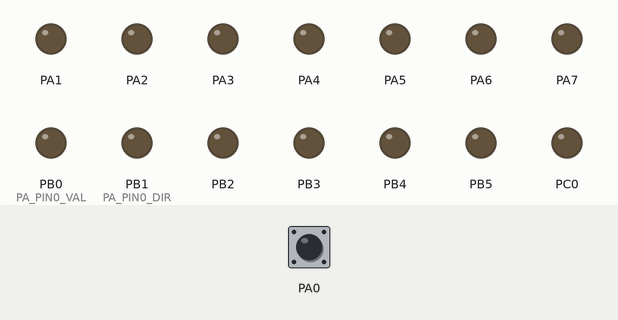
This program was run on a simulated ATmega32, built with avr-gcc and emulated at 1 MHz. On the bench: output pins drawn as LEDs (lit = HIGH). The inputs (shaded band) are chosen by the test bench; at power-on: PA0 HIGH.

Above: at 1.2 s.
1.3 s: PA0 pulled LOW for 0.15 s
At 2.4 s:
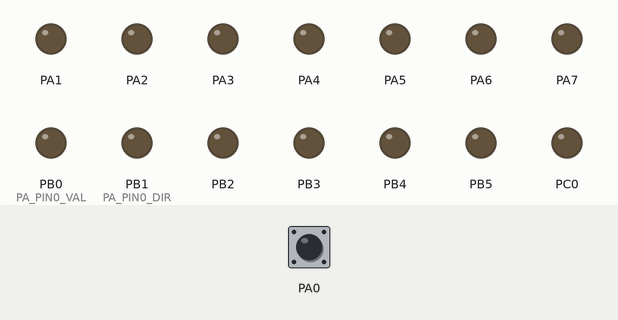
3.0 s: PA0 pulled LOW for 3.2 s
At 3.8 s:
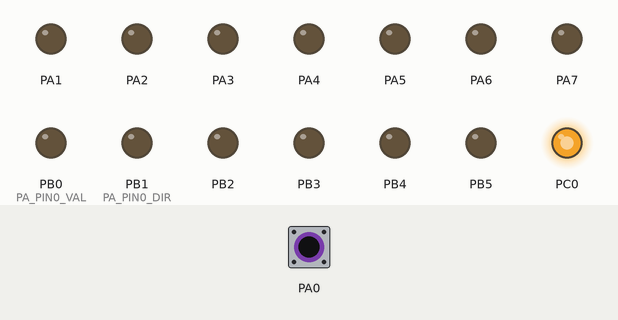
Timing chart, 0 to 7.7 s (numbered marks = the images above; inputs shaded):
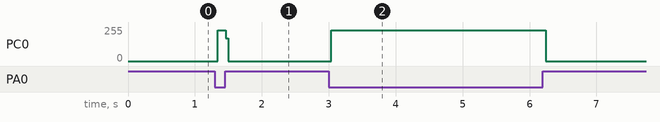

The program:

main.c
```c
/*
 * main.c
 *
 *  Created on: Aug 21, 2024
 *      Author: abdullahalazhary
 */
#include "../include/LIB/STDtypes.h"
#include "../include/LIB/Error_State.h"
#include "../include/MCAL/DIO/DIO_int.h"


int main (void)
{
	DIO_enumPortInit ();

	DIO_enumSetPinDirection (DIO_PORTA,DIO_PIN0,INPUT);
	DIO_enumSetPinDirection (DIO_PORTC,DIO_PIN0,OUTPUT);

	DIO_enumSetPinValue (DIO_PORTA,DIO_PIN0,PULL_UP);

	u8 button=0;
	while (1)
	{
		DIO_enumGetPinValue (DIO_PORTA,DIO_PIN0,&button);
		if (button==0)
		{
			DIO_enumSetPinValue (DIO_PORTC,DIO_PIN0,HIGH);
		}
		else
		{
			DIO_enumSetPinValue (DIO_PORTC,DIO_PIN0,LOW);
		}
	}
	return 0;
}
```

BITMATH.h
```c
#ifndef BITMATH_H
#define BITMATH_H

#define SET_BIT(X,BIT_NUM) X|=(1<<BIT_NUM)
#define CLEAR_BIT(X,BIT_NUM) X&=~(1<<BIT_NUM)
#define READ_BIT(X,BIT_NUM) ((X>>BIT_NUM)&1)
#define TOGGLE_BIT(X,BIT_NUM) X^=(1<<BIT_NUM)

#endif
```

Error_State.h
```c
/*
 * Error_State.h
 *
 *  Created on: Aug 16, 2024
 *      Author: abdullahalazhary
 */

#ifndef ERROR_STATE_H_
#define ERROR_STATE_H_

typedef enum
{
	ES_NOK,
	ES_OK,
	ES_NULL_POINTER,
	ES_OUT_OF_RANGE,
}ES_T;

#endif /* ERROR_STATE_H_ */
```

STDtypes.h
```c
#ifndef STDTYPES_H
#define STDTYPES_H

typedef char s8;
typedef short int s16;
typedef int s32;
typedef long long int s64;

typedef unsigned char u8;
typedef unsigned short int u16;
typedef unsigned int u32;
typedef unsigned long long int u64;

typedef float f32;
typedef double f64;
typedef long double f128;

#define NULL ((void *)0)

#endif
```

DIO_config.h
```c
/*
 * DIO_config.h
 *
 *  Created on: Aug 16, 2024
 *      Author: abdullahalazhary
 */

#ifndef DIO_CONFIG_H_
#define DIO_CONFIG_H_

#define PA_PIN0_DIR OUTPUT          // INPUT or OUTPUT
#define PA_PIN1_DIR OUTPUT          // INPUT or OUTPUT
#define PA_PIN2_DIR OUTPUT          // INPUT or OUTPUT
#define PA_PIN3_DIR OUTPUT          // INPUT or OUTPUT
#define PA_PIN4_DIR OUTPUT          // INPUT or OUTPUT
#define PA_PIN5_DIR OUTPUT          // INPUT or OUTPUT
#define PA_PIN6_DIR OUTPUT          // INPUT or OUTPUT
#define PA_PIN7_DIR OUTPUT          // INPUT or OUTPUT

#define PB_PIN0_DIR OUTPUT          // INPUT or OUTPUT
#define PB_PIN1_DIR OUTPUT          // INPUT or OUTPUT
#define PB_PIN2_DIR OUTPUT          // INPUT or OUTPUT
#define PB_PIN3_DIR OUTPUT          // INPUT or OUTPUT
#define PB_PIN4_DIR OUTPUT          // INPUT or OUTPUT
#define PB_PIN5_DIR OUTPUT          // INPUT or OUTPUT
#define PB_PIN6_DIR OUTPUT          // INPUT or OUTPUT
#define PB_PIN7_DIR OUTPUT          // INPUT or OUTPUT

#define PC_PIN0_DIR OUTPUT          // INPUT or OUTPUT
#define PC_PIN1_DIR OUTPUT          // INPUT or OUTPUT
#define PC_PIN2_DIR OUTPUT          // INPUT or OUTPUT
#define PC_PIN3_DIR OUTPUT          // INPUT or OUTPUT
#define PC_PIN4_DIR OUTPUT          // INPUT or OUTPUT
#define PC_PIN5_DIR OUTPUT          // INPUT or OUTPUT
#define PC_PIN6_DIR OUTPUT          // INPUT or OUTPUT
#define PC_PIN7_DIR OUTPUT          // INPUT or OUTPUT

#define PD_PIN0_DIR OUTPUT          // INPUT or OUTPUT
#define PD_PIN1_DIR OUTPUT          // INPUT or OUTPUT
#define PD_PIN2_DIR OUTPUT          // INPUT or OUTPUT
#define PD_PIN3_DIR OUTPUT          // INPUT or OUTPUT
#define PD_PIN4_DIR OUTPUT          // INPUT or OUTPUT
#define PD_PIN5_DIR OUTPUT          // INPUT or OUTPUT
#define PD_PIN6_DIR OUTPUT          // INPUT or OUTPUT
#define PD_PIN7_DIR OUTPUT          // INPUT or OUTPUT

#define PA_PIN0_VAL LOW         // LOW or HIGH for INPUT & FLOUT or PULL_UP for OUTPUT
#define PA_PIN1_VAL LOW         // LOW or HIGH for INPUT & FLOUT or PULL_UP for OUTPUT
#define PA_PIN2_VAL LOW         // LOW or HIGH for INPUT & FLOUT or PULL_UP for OUTPUT
#define PA_PIN3_VAL LOW         // LOW or HIGH for INPUT & FLOUT or PULL_UP for OUTPUT
#define PA_PIN4_VAL LOW         // LOW or HIGH for INPUT & FLOUT or PULL_UP for OUTPUT
#define PA_PIN5_VAL LOW         // LOW or HIGH for INPUT & FLOUT or PULL_UP for OUTPUT
#define PA_PIN6_VAL LOW         // LOW or HIGH for INPUT & FLOUT or PULL_UP for OUTPUT
#define PA_PIN7_VAL LOW         // LOW or HIGH for INPUT & FLOUT or PULL_UP for OUTPUT

#define PB_PIN0_VAL LOW         // LOW or HIGH for INPUT & FLOUT or PULL_UP for OUTPUT
#define PB_PIN1_VAL LOW         // LOW or HIGH for INPUT & FLOUT or PULL_UP for OUTPUT
#define PB_PIN2_VAL LOW         // LOW or HIGH for INPUT & FLOUT or PULL_UP for OUTPUT
#define PB_PIN3_VAL LOW         // LOW or HIGH for INPUT & FLOUT or PULL_UP for OUTPUT
#define PB_PIN4_VAL LOW         // LOW or HIGH for INPUT & FLOUT or PULL_UP for OUTPUT
#define PB_PIN5_VAL LOW         // LOW or HIGH for INPUT & FLOUT or PULL_UP for OUTPUT
#define PB_PIN6_VAL LOW         // LOW or HIGH for INPUT & FLOUT or PULL_UP for OUTPUT
#define PB_PIN7_VAL LOW         // LOW or HIGH for INPUT & FLOUT or PULL_UP for OUTPUT

#define PC_PIN0_VAL LOW         // LOW or HIGH for INPUT & FLOUT or PULL_UP for OUTPUT
#define PC_PIN1_VAL LOW         // LOW or HIGH for INPUT & FLOUT or PULL_UP for OUTPUT
#define PC_PIN2_VAL LOW         // LOW or HIGH for INPUT & FLOUT or PULL_UP for OUTPUT
#define PC_PIN3_VAL LOW         // LOW or HIGH for INPUT & FLOUT or PULL_UP for OUTPUT
#define PC_PIN4_VAL LOW         // LOW or HIGH for INPUT & FLOUT or PULL_UP for OUTPUT
#define PC_PIN5_VAL LOW         // LOW or HIGH for INPUT & FLOUT or PULL_UP for OUTPUT
#define PC_PIN6_VAL LOW         // LOW or HIGH for INPUT & FLOUT or PULL_UP for OUTPUT
#define PC_PIN7_VAL LOW         // LOW or HIGH for INPUT & FLOUT or PULL_UP for OUTPUT

#define PD_PIN0_VAL LOW         // LOW or HIGH for INPUT & FLOUT or PULL_UP for OUTPUT
#define PD_PIN1_VAL LOW         // LOW or HIGH for INPUT & FLOUT or PULL_UP for OUTPUT
#define PD_PIN2_VAL LOW         // LOW or HIGH for INPUT & FLOUT or PULL_UP for OUTPUT
#define PD_PIN3_VAL LOW         // LOW or HIGH for INPUT & FLOUT or PULL_UP for OUTPUT
#define PD_PIN4_VAL LOW         // LOW or HIGH for INPUT & FLOUT or PULL_UP for OUTPUT
#define PD_PIN5_VAL LOW         // LOW or HIGH for INPUT & FLOUT or PULL_UP for OUTPUT
#define PD_PIN6_VAL LOW         // LOW or HIGH for INPUT & FLOUT or PULL_UP for OUTPUT
#define PD_PIN7_VAL LOW

#endif /* DIO_CONFIG_H_ */
```

DIO_int.h
```c
/*
 * DIO_init.h
 *
 *  Created on: Aug 16, 2024
 *      Author: abdullahalazhary
 */

//Copy_u8PortID: DIO_PORTA or DIO_PORTB or DIO_PORTC or DIO_PORTD
//Copy_u8Direction: INPUT or OUTPUT for Pin & from 0 to 255 for Port
//Copy_u8Value: (HIGH or LOW for INPUT & FLOAT or PULL_UP for OUTPUT) for Pin & (from 0 to 255 for INPUT or OUTPUT) for Port
//Copy_u8PinID: DIO_PIN0 or DIO_PIN1 or DIO_PIN2 or DIO_PIN3 or DIO_PIN4 or DIO_PIN5 or DIO_PIN6 or DIO_PIN7
//INPUT=0 ,OUTPUT=1
//LOW=0  ,HIGH=1
//FLOAT=0 ,PULL_UP=1

#ifndef DIO_INIT_H_
#define DIO_INIT_H_

#include "DIO_priv.h"

ES_T DIO_enumPortInit (void);

ES_T DIO_enumSetPortDirection (u8 Copy_u8PortID,u8 Copy_u8Direction);
ES_T DIO_enumSetPortValue (u8 Copy_u8PortID,u8 Copy_u8Value);
ES_T DIO_enumTogglePortDirection (u8 Copy_u8PortID);
ES_T DIO_enumTogglePortValue (u8 Copy_u8PortID);
ES_T DIO_enumGetPortDirection (u8 Copy_u8PortID,u8 *Copy_pu8Direction);
ES_T DIO_enumGetPortValue (u8 Copy_u8PortID,u8 *Copy_pu8Value);

ES_T DIO_enumSetPinDirection (u8 Copy_u8PortID,u8 Copy_u8PinID,u8 Copy_u8Direction);
ES_T DIO_enumSetPinValue (u8 Copy_u8PortID,u8 Copy_u8PinID,u8 Copy_u8Value);
ES_T DIO_enumTogglePinDirection (u8 Copy_u8PortID,u8 Copy_u8PinID);
ES_T DIO_enumTogglePinValue (u8 Copy_u8PortID,u8 Copy_u8PinID);
ES_T DIO_enumGetPinDirection (u8 Copy_u8PortID,u8 Copy_u8PinID,u8 *Copy_pu8Direction);
ES_T DIO_enumGetPinValue (u8 Copy_u8PortID,u8 Copy_u8PinID,u8 *Copy_pu8Value);

#endif /* DIO_INIT_H_ */
```

DIO_priv.h
```c
/*
 * DIO_priv.h
 *
 *  Created on: Aug 16, 2024
 *      Author: abdullahalazhary
 */

#ifndef DIO_PRIV_H_
#define DIO_PRIV_H_

#define DIO_PORTA	0
#define DIO_PORTB 	1
#define DIO_PORTC 	2
#define DIO_PORTD 	3

#define DIO_PIN0	0
#define DIO_PIN1	1
#define DIO_PIN2	2
#define DIO_PIN3	3
#define DIO_PIN4 	4
#define DIO_PIN5 	5
#define DIO_PIN6 	6
#define DIO_PIN7 	7

#define PINA		*((volatile u8*)0x39)
#define DDRA 		*((u8*)0x3A)
#define PORTA 		*((u8*)0x3B)

#define PINB 		*((volatile u8*)0x36)
#define DDRB 		*((u8*)0x37)
#define PORTB 		*((u8*)0x38)

#define PINC 		*((volatile u8*)0x33)
#define DDRC 		*((u8*)0x34)
#define PORTC 		*((u8*)0x35)

#define PIND 		*((volatile u8*)0x30)
#define DDRD 		*((u8*)0x31)
#define PORTD 		*((u8*)0x32)

#define INPUT		0
#define OUTPUT 		1

#define LOW 		0
#define HIGH 		1
#define FLOAT 		0
#define PULL_UP 	1

#define CONC_HELP(b7,b6,b5,b4,b3,b2,b1,b0) 0b##b7##b6##b5##b4##b3##b2##b1##b0
#define CONC(b7,b6,b5,b4,b3,b2,b1,b0) CONC_HELP(b7,b6,b5,b4,b3,b2,b1,b0)

#endif /* DIO_PRIV_H_ */
```

DIO_prog.c
```c
/*
 * DIO_prog.c
 *
 *  Created on: Aug 16, 2024
 *      Author: abdullahalazhary
 */
#include "../include/LIB/STDtypes.h"
#include "../include/MCAL/DIO/DIO_priv.h"
#include "../include/MCAL/DIO/DIO_config.h"
#include "../include/LIB/Error_State.h"
#include "../include/LIB/BITMATH.h"


ES_T DIO_enumPortInit (void)
{
	ES_T Local_enumErrorState=ES_NOK;

	DDRA=CONC(PA_PIN7_DIR,PA_PIN6_DIR,PA_PIN5_DIR,PA_PIN4_DIR,PA_PIN3_DIR,PA_PIN2_DIR,PA_PIN1_DIR,PA_PIN0_DIR);
	DDRB=CONC(PB_PIN7_DIR,PB_PIN6_DIR,PB_PIN5_DIR,PB_PIN4_DIR,PB_PIN3_DIR,PB_PIN2_DIR,PB_PIN1_DIR,PB_PIN0_DIR);
	DDRC=CONC(PC_PIN7_DIR,PC_PIN6_DIR,PC_PIN5_DIR,PC_PIN4_DIR,PC_PIN3_DIR,PC_PIN2_DIR,PC_PIN1_DIR,PC_PIN0_DIR);
	DDRD=CONC(PD_PIN7_DIR,PD_PIN6_DIR,PD_PIN5_DIR,PD_PIN4_DIR,PD_PIN3_DIR,PD_PIN2_DIR,PD_PIN1_DIR,PD_PIN0_DIR);

	PORTA=CONC(PA_PIN7_VAL,PA_PIN6_VAL,PA_PIN5_VAL,PA_PIN4_VAL,PA_PIN3_VAL,PA_PIN2_VAL,PA_PIN1_VAL,PA_PIN0_VAL);
	PORTB=CONC(PB_PIN7_VAL,PB_PIN6_VAL,PB_PIN5_VAL,PB_PIN4_VAL,PB_PIN3_VAL,PB_PIN2_VAL,PB_PIN1_VAL,PB_PIN0_VAL);
	PORTC=CONC(PC_PIN7_VAL,PC_PIN6_VAL,PC_PIN5_VAL,PC_PIN4_VAL,PC_PIN3_VAL,PC_PIN2_VAL,PC_PIN1_VAL,PC_PIN0_VAL);
	PORTD=CONC(PD_PIN7_VAL,PD_PIN6_VAL,PD_PIN5_VAL,PD_PIN4_VAL,PD_PIN3_VAL,PD_PIN2_VAL,PD_PIN1_VAL,PD_PIN0_VAL);

	Local_enumErrorState=ES_OK;

	return Local_enumErrorState;
}

ES_T DIO_enumSetPortDirection (u8 Copy_u8PortID,u8 Copy_u8Direction)
{
	ES_T Local_enumErrorState=ES_NOK;

	if (Copy_u8PortID<=DIO_PORTD)
	{
		switch(Copy_u8PortID)
		{
			case DIO_PORTA:
				DDRA=Copy_u8Direction;
				break;
			case DIO_PORTB:
				DDRB=Copy_u8Direction;
				break;
			case DIO_PORTC:
				DDRC=Copy_u8Direction;
				break;
			case DIO_PORTD:
				DDRD=Copy_u8Direction;
				break;
		}
		Local_enumErrorState=ES_OK;
	}
	else
	{
		Local_enumErrorState=ES_OUT_OF_RANGE;
	}

	return Local_enumErrorState;
}
ES_T DIO_enumSetPortValue (u8 Copy_u8PortID,u8 Copy_u8Value)
{
	ES_T Local_enumErrorState=ES_NOK;

	if (Copy_u8PortID<=DIO_PORTD)
	{
		switch(Copy_u8PortID)
		{
			case DIO_PORTA:
				PORTA=Copy_u8Value;
				break;
			case DIO_PORTB:
				PORTB=Copy_u8Value;
				break;
			case DIO_PORTC:
				PORTC=Copy_u8Value;
				break;
			case DIO_PORTD:
				PORTD=Copy_u8Value;
				break;
		}
		Local_enumErrorState=ES_OK;
	}
	else
	{
		Local_enumErrorState=ES_OUT_OF_RANGE;
	}

	return Local_enumErrorState;
}
ES_T DIO_enumTogglePortDirection (u8 Copy_u8PortID)
{
	ES_T Local_enumErrorState=ES_NOK;

	if (Copy_u8PortID<=DIO_PORTD)
	{
		switch(Copy_u8PortID)
		{
			case DIO_PORTA:
				DDRA=~DDRA;
				break;
			case DIO_PORTB:
				DDRB=~DDRB;
				break;
			case DIO_PORTC:
				DDRC=~DDRC;
				break;
			case DIO_PORTD:
				DDRD=~DDRD;
				break;
		}
		Local_enumErrorState=ES_OK;
	}
	else
	{
		Local_enumErrorState=ES_OUT_OF_RANGE;
	}

	return Local_enumErrorState;
}
ES_T DIO_enumTogglePortValue (u8 Copy_u8PortID)
{
	ES_T Local_enumErrorState=ES_NOK;

	if (Copy_u8PortID<=DIO_PORTD)
	{
		switch(Copy_u8PortID)
		{
			case DIO_PORTA:
				PORTA=~PORTA;
				break;
			case DIO_PORTB:
				PORTB=~PORTB;
				break;
			case DIO_PORTC:
				PORTC=~PORTC;
				break;
			case DIO_PORTD:
				PORTD=~PORTD;
				break;
		}
		Local_enumErrorState=ES_OK;
	}
	else
	{
		Local_enumErrorState=ES_OUT_OF_RANGE;
	}

	return Local_enumErrorState;
}
ES_T DIO_enumGetPortDirection (u8 Copy_u8PortID,u8 *Copy_pu8Direction)
{
	ES_T Local_enumErrorState=ES_NOK;

	if (Copy_u8PortID<=DIO_PORTD)
	{
		if (Copy_pu8Direction!=NULL)
		{
			switch(Copy_u8PortID)
			{
				case DIO_PORTA:
					*Copy_pu8Direction=DDRA;
					break;
				case DIO_PORTB:
					*Copy_pu8Direction=DDRB;
					break;
				case DIO_PORTC:
					*Copy_pu8Direction=DDRC;
					break;
				case DIO_PORTD:
					*Copy_pu8Direction=DDRD;
					break;
			}
			Local_enumErrorState=ES_OK;
		}
		else
		{
			Local_enumErrorState=ES_NULL_POINTER;
		}

	}
	else
	{
		Local_enumErrorState=ES_OUT_OF_RANGE;
	}

	return Local_enumErrorState;
}
ES_T DIO_enumGetPortValue (u8 Copy_u8PortID,u8 *Copy_pu8Value)
{
	ES_T Local_enumErrorState=ES_NOK;

	if (Copy_u8PortID<=DIO_PORTD)
	{
		if (Copy_pu8Value!=NULL)
		{
			switch(Copy_u8PortID)
			{
				case DIO_PORTA:
					*Copy_pu8Value=PINA;
					break;
				case DIO_PORTB:
					*Copy_pu8Value=PINB;
					break;
				case DIO_PORTC:
					*Copy_pu8Value=PINC;
					break;
				case DIO_PORTD:
					*Copy_pu8Value=PIND;
					break;
			}
			Local_enumErrorState=ES_OK;
		}
		else
		{
			Local_enumErrorState=ES_NULL_POINTER;
		}

	}
	else
	{
		Local_enumErrorState=ES_OUT_OF_RANGE;
	}

	return Local_enumErrorState;
}

ES_T DIO_enumSetPinDirection (u8 Copy_u8PortID,u8 Copy_u8PinID,u8 Copy_u8Direction)
{
	ES_T Local_enumErrorState=ES_NOK;

	if (Copy_u8PortID<=DIO_PORTD&& Copy_u8PinID <= DIO_PIN7 && Copy_u8Direction <= OUTPUT)
	{
		switch(Copy_u8PortID)
		{
			case DIO_PORTA:
				CLEAR_BIT(DDRA,Copy_u8PinID);
				DDRA |= (Copy_u8Direction << Copy_u8PinID);
				break;
			case DIO_PORTB:
				CLEAR_BIT(DDRB,Copy_u8PinID);
				DDRB |= (Copy_u8Direction << Copy_u8PinID);
				break;
			case DIO_PORTC:
				CLEAR_BIT(DDRC,Copy_u8PinID);
				DDRC |= (Copy_u8Direction << Copy_u8PinID);
				break;
			case DIO_PORTD:
				CLEAR_BIT(DDRD,Copy_u8PinID);
				DDRD |= (Copy_u8Direction << Copy_u8PinID);
				break;
		}
		Local_enumErrorState=ES_OK;
	}
	else
	{
		Local_enumErrorState=ES_OUT_OF_RANGE;
	}

	return Local_enumErrorState;
}
ES_T DIO_enumSetPinValue (u8 Copy_u8PortID,u8 Copy_u8PinID,u8 Copy_u8Value)
{
	ES_T Local_enumErrorState=ES_NOK;

	if (Copy_u8PortID<=DIO_PORTD&&Copy_u8PinID<=DIO_PIN7&&Copy_u8Value<=OUTPUT)
	{
		switch(Copy_u8PortID)
		{
			case DIO_PORTA:
				CLEAR_BIT(PORTA,Copy_u8PinID);
				PORTA |= (Copy_u8Value << Copy_u8PinID);
				break;
			case DIO_PORTB:
				CLEAR_BIT(PORTB,Copy_u8PinID);
				PORTB |= (Copy_u8Value << Copy_u8PinID);
				break;
			case DIO_PORTC:
				CLEAR_BIT(PORTC,Copy_u8PinID);
				PORTC |= (Copy_u8Value << Copy_u8PinID);
				break;
			case DIO_PORTD:
				CLEAR_BIT(PORTD,Copy_u8PinID);
				PORTD |= (Copy_u8Value << Copy_u8PinID);
				break;
		}
		Local_enumErrorState=ES_OK;
	}
	else
	{
		Local_enumErrorState=ES_OUT_OF_RANGE;
	}

	return Local_enumErrorState;
}
ES_T DIO_enumTogglePinDirection (u8 Copy_u8PortID,u8 Copy_u8PinID)
{
	ES_T Local_enumErrorState=ES_NOK;

	if (Copy_u8PortID<=DIO_PORTD&&Copy_u8PinID<=DIO_PIN7)
	{
		switch(Copy_u8PortID)
		{
			case DIO_PORTA:
				TOGGLE_BIT(DDRA,Copy_u8PinID);
				break;
			case DIO_PORTB:
				TOGGLE_BIT(DDRB,Copy_u8PinID);
				break;
			case DIO_PORTC:
				TOGGLE_BIT(DDRC,Copy_u8PinID);
				break;
			case DIO_PORTD:
				TOGGLE_BIT(DDRD,Copy_u8PinID);
				break;
		}
		Local_enumErrorState=ES_OK;
	}
	else
	{
		Local_enumErrorState=ES_OUT_OF_RANGE;
	}

	return Local_enumErrorState;
}
ES_T DIO_enumTogglePinValue (u8 Copy_u8PortID,u8 Copy_u8PinID)
{
	ES_T Local_enumErrorState=ES_NOK;

	if (Copy_u8PortID<=DIO_PORTD&&Copy_u8PinID<=DIO_PIN7)
	{
		switch(Copy_u8PortID)
		{
			case DIO_PORTA:
				TOGGLE_BIT(PORTA,Copy_u8PinID);
				break;
			case DIO_PORTB:
				TOGGLE_BIT(PORTB,Copy_u8PinID);
				break;
			case DIO_PORTC:
				TOGGLE_BIT(PORTC,Copy_u8PinID);
				break;
			case DIO_PORTD:
				TOGGLE_BIT(PORTD,Copy_u8PinID);
				break;
		}
		Local_enumErrorState=ES_OK;
	}
	else
	{
		Local_enumErrorState=ES_OUT_OF_RANGE;
	}

	return Local_enumErrorState;
}
ES_T DIO_enumGetPinDirection (u8 Copy_u8PortID,u8 Copy_u8PinID,u8 *Copy_pu8Direction)
{
	ES_T Local_enumErrorState=ES_NOK;

	if (Copy_u8PortID<=DIO_PORTD&&Copy_u8PinID<=DIO_PIN7)
		{
			if (Copy_pu8Direction!=NULL)
			{
				switch(Copy_u8PortID)
				{
					case DIO_PORTA:
						*Copy_pu8Direction=READ_BIT(DDRA,Copy_u8PinID);
						break;
					case DIO_PORTB:
						*Copy_pu8Direction=READ_BIT(DDRB,Copy_u8PinID);
						break;
					case DIO_PORTC:
						*Copy_pu8Direction=READ_BIT(DDRC,Copy_u8PinID);
						break;
					case DIO_PORTD:
						*Copy_pu8Direction=READ_BIT(DDRD,Copy_u8PinID);
						break;
				}
				Local_enumErrorState=ES_OK;
			}
			else
			{
				Local_enumErrorState=ES_NULL_POINTER;
			}
		}
		else
		{
			Local_enumErrorState=ES_OUT_OF_RANGE;
		}

	return Local_enumErrorState;
}
ES_T DIO_enumGetPinValue (u8 Copy_u8PortID,u8 Copy_u8PinID,u8 *Copy_pu8Value)
{
	ES_T Local_enumErrorState=ES_NOK;

	if (Copy_u8PortID<=DIO_PORTD&&Copy_u8PinID<=DIO_PIN7)
	{
		if (Copy_pu8Value!=NULL)
		{
			switch(Copy_u8PortID)
			{
				case DIO_PORTA:
					*Copy_pu8Value=READ_BIT(PINA,Copy_u8PinID);
					break;
				case DIO_PORTB:
					*Copy_pu8Value=READ_BIT(PINB,Copy_u8PinID);
					break;
				case DIO_PORTC:
					*Copy_pu8Value=READ_BIT(PINC,Copy_u8PinID);
					break;
				case DIO_PORTD:
					*Copy_pu8Value=READ_BIT(PIND,Copy_u8PinID);
					break;
			}
			Local_enumErrorState=ES_OK;
		}
		else
		{
			Local_enumErrorState=ES_NULL_POINTER;
		}
	}
	else
	{
		Local_enumErrorState=ES_OUT_OF_RANGE;
	}

	return Local_enumErrorState;
}
```

Measured:
- after the input at 1.3 s, PC0: 0/255 → 230/255 at once, → 0/255 0.12 s later
- after the input at 3.0 s, PC0: 0/255 → 230/255 at once, → 0/255 3.2 s later
